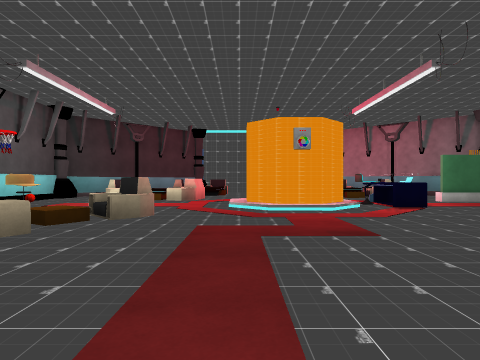
[1] (above)

16 first-person views from a walk through a scene from a Unity 3-D project. The camera is 1.2 m above the floor, looks level and sees 75° across. The floor is counted in squares, 2 m on a side. Each view is taken from the middle of a square. On the plan, view 1 faces up. The plan holds only what a view shows up to about 9 squares ahead; the rest is blank. The place goes on beyond the plan. The player character is not drawn. Some surface patterns are stand-ins.

[2]
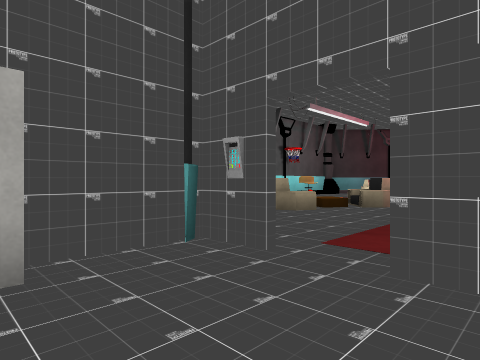

[3]
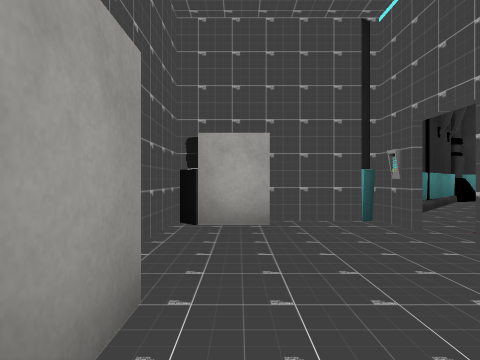

[4]
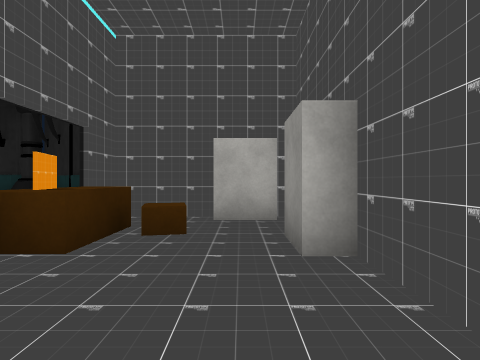

[5]
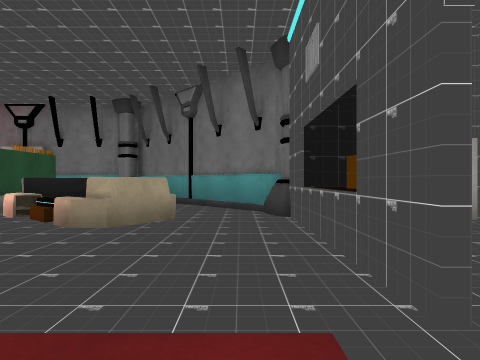

[6]
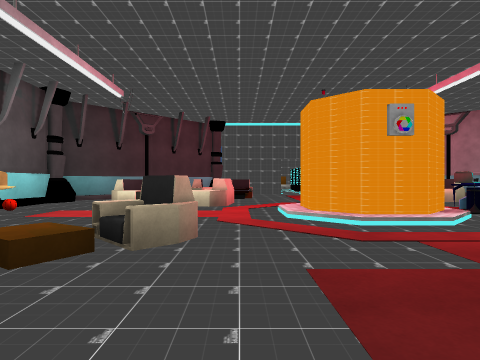

[7]
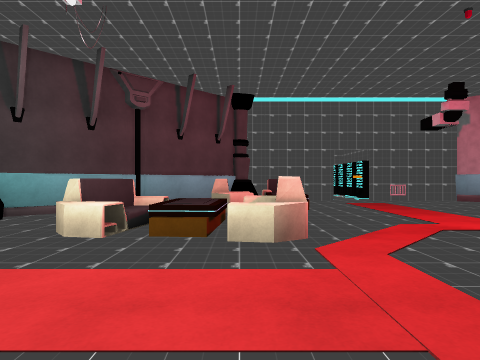

[8]
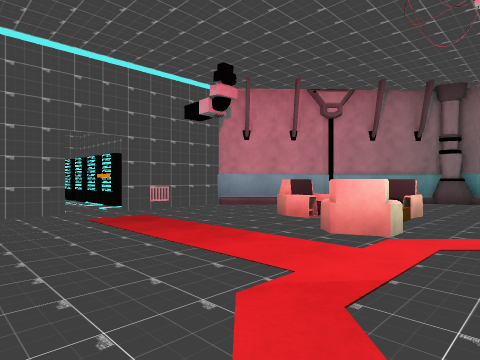

[9]
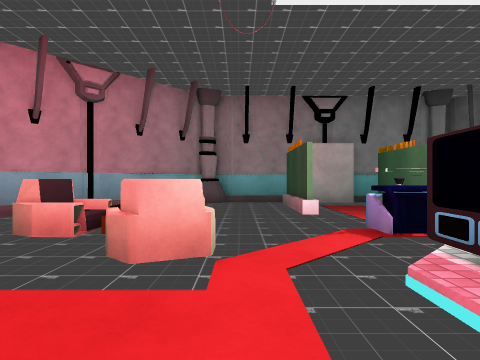

[10]
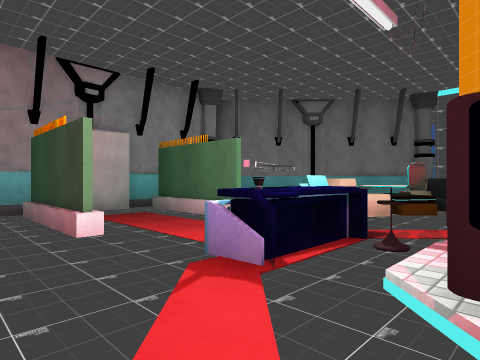

[11]
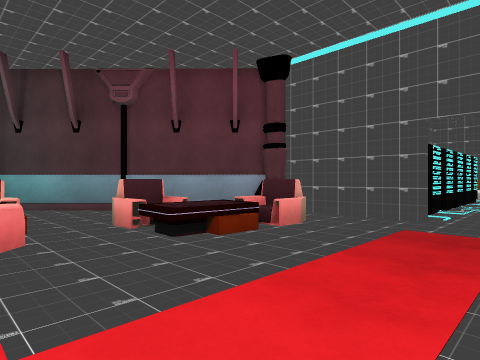

[12]
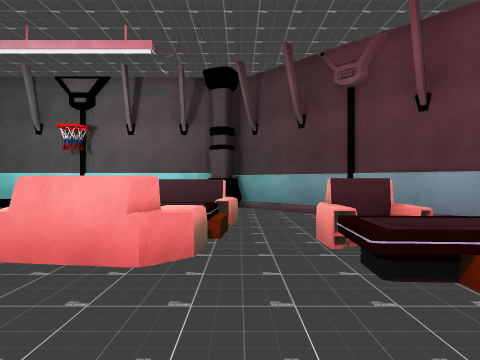

[13]
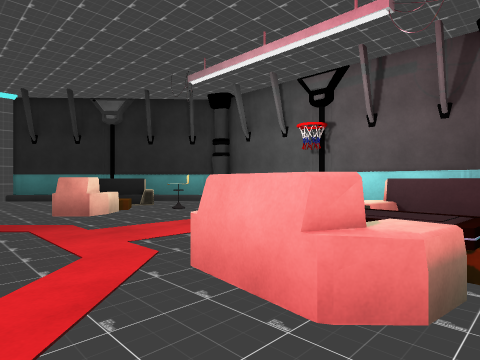

[14]
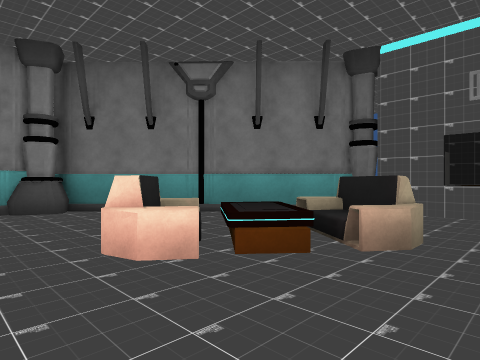

[15]
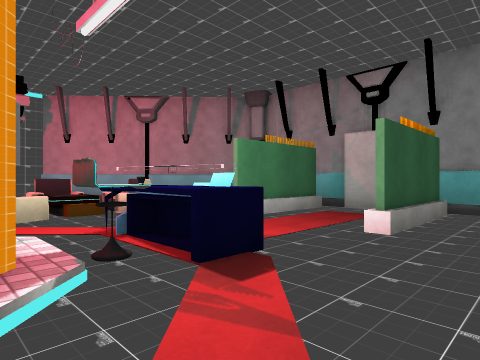

[16]
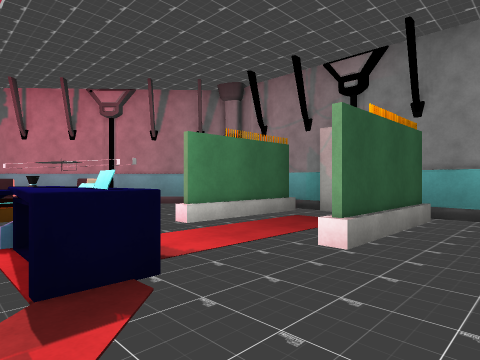

### Floor plan
Key: @ floor where view 1 was taken; # wall or solid block; . main floor; : floor 0.75 m higher than the main floor; / step, stairs or slope; = window, fence, low wall or low ledge; ^ raised ledge; O other object.
Columns run from 6 left of view 1 to 9 right of it. Each row starts with its distance up from view 1.
 20       O
 19       O.O
 18       O.O
 17       O.O
 16        .O
 15       #.#O##
 14      O.....##
 13   #  O.......#
 12 ##..O:...OO  .#
 11 #..O/....O/O...#
 10 #.OOO..........#
  9 #...O../O...####
  8 #...../###^...##
  7 #...../##O^....#
  6 #......//...####
  5 #.O.O.....OO...#
  4 #.OO....../O../#
  3  #OO.....OO/./#
  2   #.......O./#
  1    #........#
  0     #O@#==##
 -1     #....^#
 -2     #.....#
 -3     #O#####

Positions as (right, up) in squares from view 1, and headings:
1: (0, 0), facing up
2: (1, -2), facing up-left
3: (3, -2), facing left
4: (-1, -2), facing right
5: (-1, 1), facing right
6: (-1, 2), facing up
7: (-2, 6), facing up
8: (-1, 9), facing up-right
9: (0, 10), facing right
10: (2, 10), facing down-right
11: (2, 10), facing up-left
12: (1, 11), facing left
13: (0, 11), facing down-left
14: (2, 6), facing down-right
15: (2, 5), facing up-right
16: (3, 5), facing up-right
